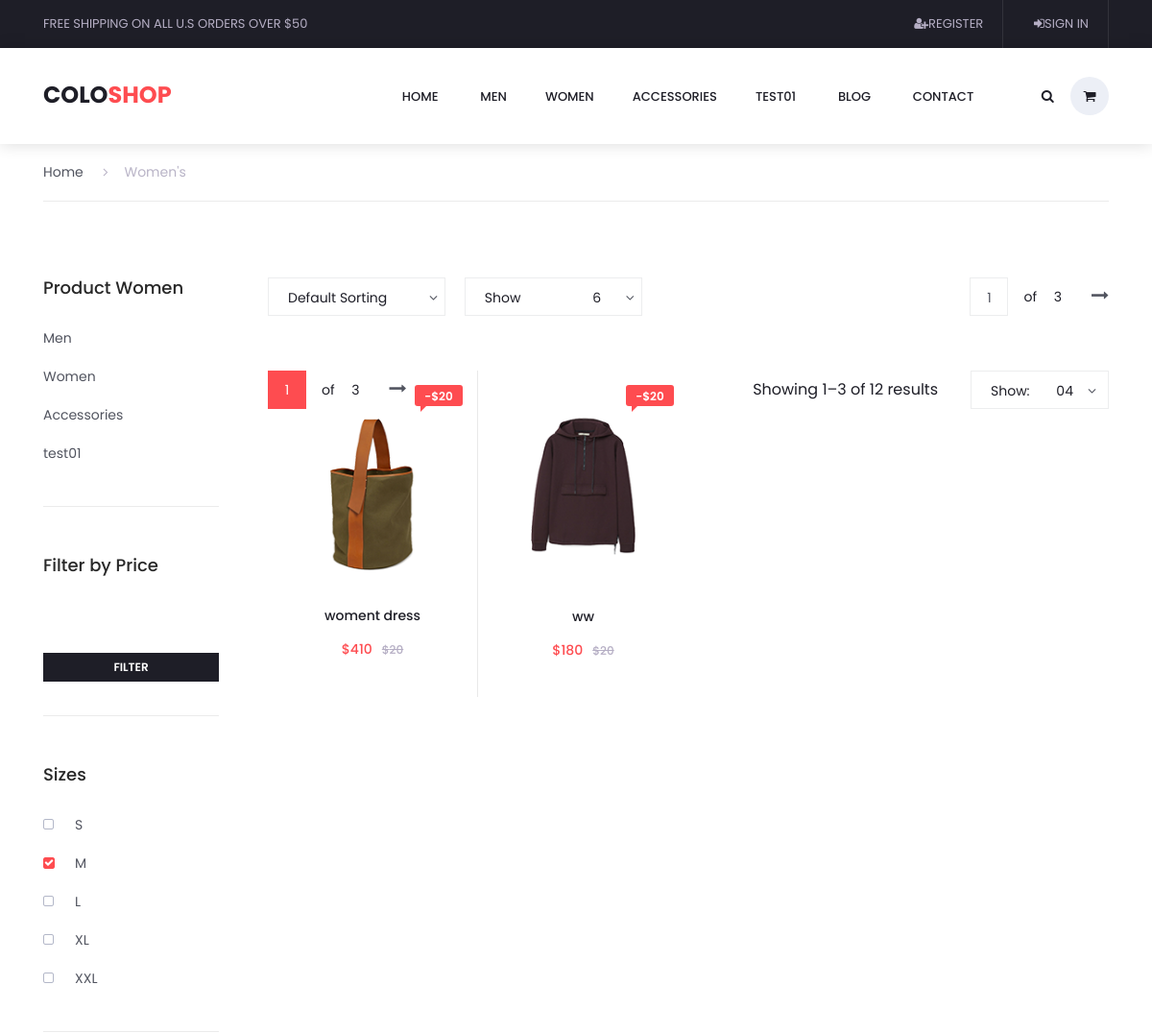
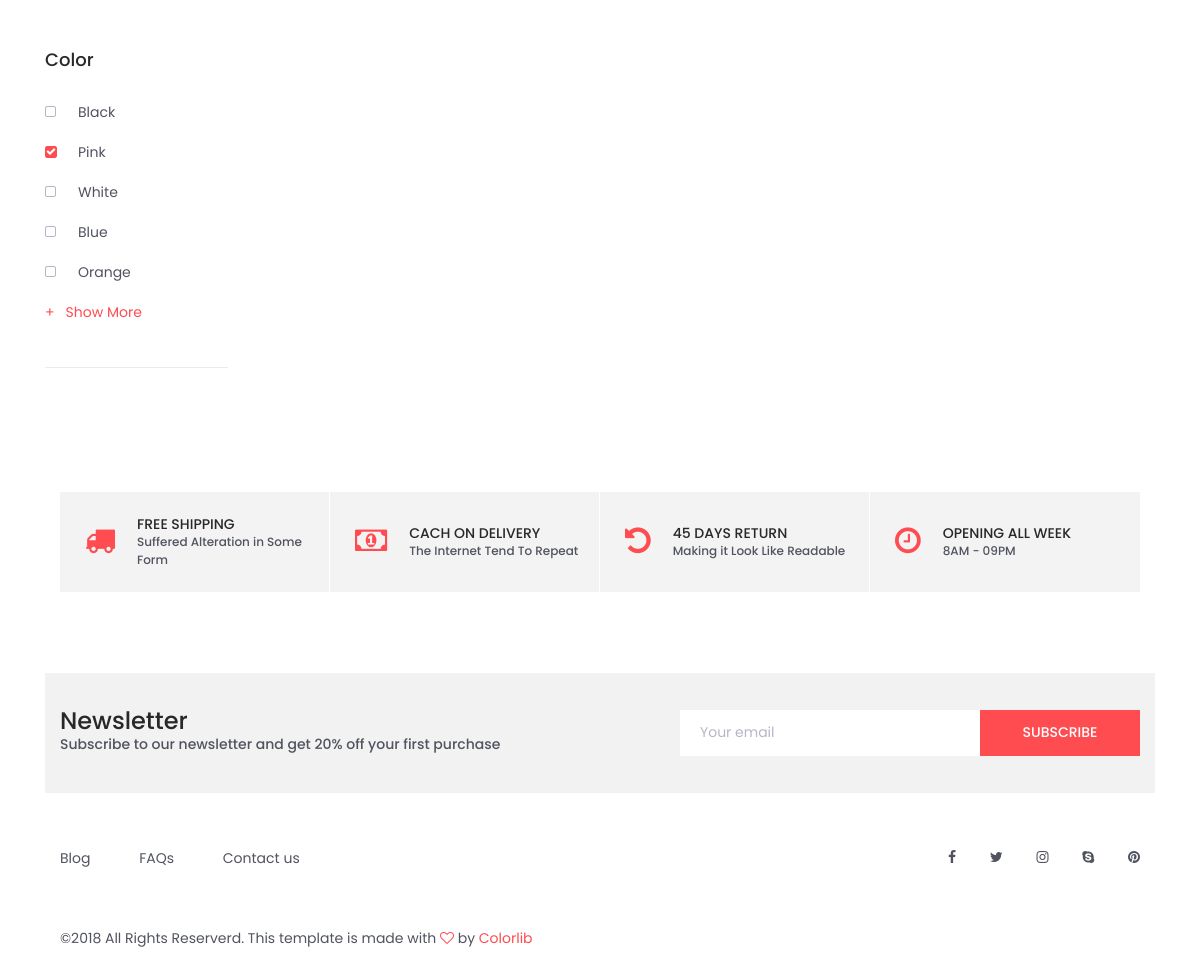
/controller/index.php?act=product&id_cat=2, run on the app's committed database (2 pictures, top to bottom).
### tables this page shows
CREATE TABLE `catalog` (
  `id` int(11) NOT NULL,
  `name` varchar(255) DEFAULT NULL,
  `slug` varchar(255) NOT NULL,
  `created_at` timestamp NULL DEFAULT NULL,
  `updated_at` timestamp NULL DEFAULT NULL
);

CREATE TABLE `product` (
  `id` int(11) NOT NULL,
  `name` varchar(255) DEFAULT NULL,
  `slug` varchar(50) DEFAULT NULL,
  `image` tinytext DEFAULT NULL,
  `img_thumb` varchar(255) DEFAULT NULL,
  `price_unit` float DEFAULT NULL,
  `price_pro` float DEFAULT NULL,
  `content` text DEFAULT NULL,
  `new` tinyint(1) NOT NULL DEFAULT 0,
  `id_parent` int(11) DEFAULT NULL,
  `created_at` timestamp NULL DEFAULT NULL,
  `updated_at` timestamp NULL DEFAULT NULL,
  `best_sell` tinyint(1) DEFAULT 0
);

### model/pdo.php (called while the page is built, shortened)
<?php
function pdo_get_connection(){
    $dburl = "mysql:host=localhost;dbname=dam;charset=utf8";
    $username = 'root';
    $password = '';
    $conn = new PDO($dburl, $username, $password);
    $conn->setAttribute(PDO::ATTR_ERRMODE, PDO::ERRMODE_EXCEPTION);
    return $conn;
}
function pdo_query($sql){
    $sql_args = array_slice(func_get_args(), 1);
    try{
        $conn = pdo_get_connection();
        $stmt = $conn->prepare($sql);
        $stmt->execute($sql_args);
        $rows = $stmt->fetchAll();
        return $rows;
    }
    catch(PDOException $e){
        throw $e;
    }
    finally{
        unset($conn);
    }
}
function pdo_query_one($sql){
    $sql_args = array_slice(func_get_args(), 1);
    try{
        $conn = pdo_get_connection();
        $stmt = $conn->prepare($sql);
        $stmt->execute($sql_args);
        $row = $stmt->fetch(PDO::FETCH_ASSOC);
        return $row;
    }
    catch(PDOException $e){
        throw $e;
    }
    finally{
        unset($conn);
    }
}
?>

### model/catalog.php (called while the page is built, shortened)
<?php
    require_once 'pdo.php';
    function loadcat(){
        $sql="select * from catalog ";
        return pdo_query($sql);
    }
?>

### model/type.php (called while the page is built)
<?php
require_once 'pdo.php';
function loai_select_by_id($id_cat){
    $sql = "SELECT * FROM Catalog WHERE id=?";
    return pdo_query_one($sql, $id_cat);
}
?>

### model/product.php (called while the page is built, shortened)
<?php
    function showpro_by_idcat($id_cat){
        $sql = "select * from product where id_parent='".$id_cat."' order by id desc";
        return pdo_query($sql);
    }
    function showallpro(){
        $sql= "select * from product order by id desc ";
        return pdo_query($sql);
    }
    function pro_bestsell(){
        $sql= "select * from product where best_sell='1' order by id desc ";
        return pdo_query($sql);
    }
?>

### view/product.php (the view, shortened to what this page needs)
<div class="container product_section_container">
		<div class="row">
			<div class="col product_section clearfix">
				<div class="breadcrumbs d-flex flex-row align-items-center">
					<ul>
						<li><a href="index.html">Home</a></li>
						<li class="active"><a href="index.php"><i class="fa fa-angle-right" aria-hidden="true"></i><?=$type['name']; ?>'s</a></li>
					</ul>
				</div>
				<div class="sidebar">
					<div class="sidebar_section">
						<div class="sidebar_title">
							<h5>Product <?= $type['name'];?></h5>
						</div>
						<ul class="sidebar_categories">
							<?php foreach ($cat as $cat) {
									$link = 'index.php?act=product&id_cat='.$cat['id'];
									echo '<li><a href="'.$link.'">'.$cat['name'].'</a></li>';
							} ?>
						</ul>
					</div>
					<div class="sidebar_section">
						<div class="sidebar_title">
							<h5>Filter by Price</h5>
						</div>
						<p>
							<input type="text" id="amount" readonly style="border:0; color:#f6931f; font-weight:bold;">
						</p>
						<div class="filter_button"><span>filter</span></div>
					</div>
					<div class="sidebar_section">
						<div class="sidebar_title">
							<h5>Sizes</h5>
						</div>
						<ul class="checkboxes">
							<li><i class="fa fa-square-o" aria-hidden="true"></i><span>S</span></li>
							<li class="active"><i class="fa fa-square" aria-hidden="true"></i><span>M</span></li>
							<li><i class="fa fa-square-o" aria-hidden="true"></i><span>L</span></li>
							<li><i class="fa fa-square-o" aria-hidden="true"></i><span>XL</span></li>
							<li><i class="fa fa-square-o" aria-hidden="true"></i><span>XXL</span></li>
						</ul>
					</div>
					<div class="sidebar_section">
						<div class="sidebar_title">
							<h5>Color</h5>
						</div>
						<ul class="checkboxes">
							<li><i class="fa fa-square-o" aria-hidden="true"></i><span>Black</span></li>
							<li class="active"><i class="fa fa-square" aria-hidden="true"></i><span>Pink</span></li>
							<li><i class="fa fa-square-o" aria-hidden="true"></i><span>White</span></li>
							<li><i class="fa fa-square-o" aria-hidden="true"></i><span>Blue</span></li>
							<li><i class="fa fa-square-o" aria-hidden="true"></i><span>Orange</span></li>
						</ul>
						<div class="show_more">
							<span><span>+</span>Show More</span>
						</div>
					</div>
				</div>
				<div class="main_content">
					<div class="products_iso">
						<div class="row">
							<div class="col">
								<div class="product_sorting_container product_sorting_container_top">
									<ul class="product_sorting">
										<li>
											<span class="type_sorting_text">Default Sorting</span>
											<i class="fa fa-angle-down"></i>
										</li>
										<li>
											<span>Show</span>
											<span class="num_sorting_text">6</span>
											<i class="fa fa-angle-down"></i>
										</li>
									</ul>
									<div class="pages d-flex flex-row align-items-center">
										<div class="page_current">
											<span>1</span>
										</div>
										<div class="page_total"><span>of</span> 3</div>
										<div id="next_page" class="page_next"><a href="#"><i class="fa fa-long-arrow-right" aria-hidden="true"></i></a></div>
									</div>
								</div>
								<div class="product-grid">
<?php
	              foreach ($listpro as $listpro)          {
							 echo'<div class="product-item men">
										<div class="product discount product_filter">
											<div class="product_image">
												<img src="../view/images/'.$listpro['image'].'" alt="">
											</div>
											<div class="favorite favorite_left"></div>
											<div class="product_bubble product_bubble_right product_bubble_red d-flex flex-column align-items-center"><span>-$20</span></div>
											<div class="product_info">
												<h6 class="product_name"><a href="index.php?act=single&id_pro='.$listpro['id'].'">'.$listpro['name'].'</a></h6>
												<div class="product_price">$'.$listpro['price_unit'].'<span>$'.$listpro['price_pro'].'</span></div>
											</div>
										</div>
										<div class="red_button add_to_cart_button"><a href="#">add to cart</a></div>
									</div>';
								}
?>
								<div class="product_sorting_container product_sorting_container_bottom clearfix">
									<ul class="product_sorting">
										<li>
											<span>Show:</span>
											<span class="num_sorting_text">04</span>
											<i class="fa fa-angle-down"></i>
										</li>
									</ul>
									<span class="showing_results">Showing 1–3 of 12 results</span>
									<div class="pages d-flex flex-row align-items-center">
										<div class="page_current">
											<span>1</span>
										</div>
										<div class="page_total"><span>of</span> 3</div>
										<div id="next_page_1" class="page_next"><a href="#"><i class="fa fa-long-arrow-right" aria-hidden="true"></i></a></div>
									</div>
								</div>
							</div>
						</div>
					</div>
				</div>
			</div>
		</div>
	</div>
	<div class="benefit">
		<div class="container">
			<div class="row benefit_row">
				<div class="col-lg-3 benefit_col">
					<div class="benefit_item d-flex flex-row align-items-center">
						<div class="benefit_icon"><i class="fa fa-truck" aria-hidden="true"></i></div>
						<div class="benefit_content">
							<h6>free shipping</h6>
							<p>Suffered Alteration in Some Form</p>
						</div>
					</div>
				</div>
				<div class="col-lg-3 benefit_col">
					<div class="benefit_item d-flex flex-row align-items-center">
						<div class="benefit_icon"><i class="fa fa-money" aria-hidden="true"></i></div>
						<div class="benefit_content">
							<h6>cach on delivery</h6>
							<p>The Internet Tend To Repeat</p>
						</div>
					</div>
				</div>
				<div class="col-lg-3 benefit_col">
					<div class="benefit_item d-flex flex-row align-items-center">
						<div class="benefit_icon"><i class="fa fa-undo" aria-hidden="true"></i></div>
						<div class="benefit_content">
							<h6>45 days return</h6>
							<p>Making it Look Like Readable</p>
						</div>
					</div>
				</div>
				<div class="col-lg-3 benefit_col">
					<div class="benefit_item d-flex flex-row align-items-center">
						<div class="benefit_icon"><i class="fa fa-clock-o" aria-hidden="true"></i></div>
						<div class="benefit_content">
							<h6>opening all week</h6>
							<p>8AM - 09PM</p>
						</div>
					</div>
				</div>
			</div>
		</div>
	</div>
	<div class="newsletter">
		<div class="container">
			<div class="row">
				<div class="col-lg-6">
					<div class="newsletter_text d-flex flex-column justify-content-center align-items-lg-start align-items-md-center text-center">
						<h4>Newsletter</h4>
						<p>Subscribe to our newsletter and get 20% off your first purchase</p>
					</div>
				</div>
				<div class="col-lg-6">
					<div class="newsletter_form d-flex flex-md-row flex-column flex-xs-column align-items-center justify-content-lg-end justify-content-center">
						<input id="newsletter_email" type="email" placeholder="Your email" required="required" data-error="Valid email is required.">
						<button id="newsletter_submit" type="submit" class="newsletter_submit_btn trans_300" value="Submit">subscribe</button>
					</div>
				</div>
			</div>
		</div>
	</div>

### view/header.php (shortened to what this page needs)
<!DOCTYPE html>
<html lang="en">
<head>
<link rel="stylesheet" type="text/css" href="../view/styles/bootstrap4/bootstrap.min.css">
<link href="../view/plugins/font-awesome-4.7.0/css/font-awesome.min.css" rel="stylesheet" type="text/css">
<link rel="stylesheet" type="text/css" href="../view/plugins/OwlCarousel2-2.2.1/owl.carousel.css">
<link rel="stylesheet" type="text/css" href="../view/plugins/OwlCarousel2-2.2.1/owl.theme.default.css">
<link rel="stylesheet" type="text/css" href="../view/plugins/OwlCarousel2-2.2.1/animate.css">
<link rel="stylesheet" type="text/css" href="../view/styles/main_styles.css">
<link rel="stylesheet" type="text/css" href="../view/styles/responsive.css">
<link rel="stylesheet" href="../view/plugins/themify-icons/themify-icons.css">
<link rel="stylesheet" type="text/css" href="../view/plugins/jquery-ui-1.12.1.custom/jquery-ui.css">
<link rel="stylesheet" type="text/css" href="../view/styles/contact_styles.css">
<link rel="stylesheet" type="text/css" href="../view/styles/contact_responsive.css">
<link rel="stylesheet" type="text/css" href="../view/styles/categories_styles.css">
<link rel="stylesheet" type="text/css" href="../view/styles/categories_responsive.css">
<link rel="stylesheet" type="text/css" href="../view/styles/single_styles.css">
<link rel="stylesheet" type="text/css" href="../view/styles/single_responsive.css">
<link rel="stylesheet" type="text/css" href="../view/styles/log.css">
</head>
<body>
<div class="super_container">
	<header class="header trans_300">
		<div class="top_nav">
			<div class="container">
				<div class="row">
					<div class="col-md-6">
						<div class="top_nav_left">free shipping on all u.s orders over $50</div>
					</div>
					<div class="col-md-6 text-right">
						<div class="top_nav_right">
							<ul class="top_nav_menu">
								<li class="currency"><a href="index.php?act=reg"><i class="fa fa-user-plus" ></i>Register</a></li>
								<?php
										if(isset($_SESSION['user'])){
											echo '<li class="currency"><a href="index.php?act=userinfo"><i class="" ></i>-'.$_SESSION['user'].'-</a></li>
												<li class="currency"><a href="index.php?act=logout"><i class="fa fa-sign-in" >Logout</i>
												</a></li>
											';
										}else{
											echo '<li class="currency"><a href="index.php?act=log"><i class="fa fa-sign-in" ></i>Sign In</a></li>';
										}
									?>
							</ul>
						</div>
					</div>
				</div>
			</div>
		</div>
		<div class="main_nav_container">
			<div class="container">
				<div class="row">
					<div class="col-lg-12 text-right">
						<div class="logo_container">
							<a href="#">colo<span>shop</span></a>
						</div>
						<nav class="navbar">
							<ul class="navbar_menu">
								<li><a href="index.php">home</a></li>
<?php
									foreach($cat as $cat){
										$link = 'index.php?act=product&id_cat='.$cat['id'];
										echo '<li><a href="'.$link.'">'.$cat['name'].'</a></li>';
}?>
								<li><a href="index.php?act=blog">blog</a></li>
								<li><a href="index.php?act=contact">contact</a></li>
							</ul>
							<ul class="navbar_user">
								<li><a href="#"><i class="fa fa-search" aria-hidden="true"></i></a></li>
								<li class="checkout">
									<a href="?act=add_cart">
										<i class="fa fa-shopping-cart" aria-hidden="true"></i>
									</a>
								</li>
							</ul>
						</nav>
					</div>
				</div>
			</div>
		</div>
	</header>
	<div class="fs_menu_overlay"></div>

### controller/index.php (shortened to what this page needs)
<?php
    include "../model/pdo.php";
    include "../model/type.php";
    include "../model/catalog.php";
    include "../model/product.php";
    $cat=loadcat();
    $bestsell=pro_bestsell();
    include "../view/header.php";
    $pro=showallpro();
    if(isset($_GET['act'])){
    $act=$_GET['act'];
    switch($act){
        case 'product':
            $id_cat=$_GET['id_cat'];
            $type=loai_select_by_id($id_cat);
            $listpro=showpro_by_idcat($id_cat);
            $cat=loadcat();
            include "../view/product.php";
        break;
    }
    }else{
        include "../view/home.php";
    }
    include "../view/footer.php";
?>

### view/footer.php (shortened to what this page needs)
<footer class="footer">
		<div class="container">
			<div class="row">
				<div class="col-lg-6">
					<div class="footer_nav_container d-flex flex-sm-row flex-column align-items-center justify-content-lg-start justify-content-center text-center">
						<ul class="footer_nav">
							<li><a href="#">Blog</a></li>
							<li><a href="#">FAQs</a></li>
							<li><a href="contact.html">Contact us</a></li>
						</ul>
					</div>
				</div>
				<div class="col-lg-6">
					<div class="footer_social d-flex flex-row align-items-center justify-content-lg-end justify-content-center">
						<ul>
							<li><a href="#"><i class="fa fa-facebook" aria-hidden="true"></i></a></li>
							<li><a href="#"><i class="fa fa-twitter" aria-hidden="true"></i></a></li>
							<li><a href="#"><i class="fa fa-instagram" aria-hidden="true"></i></a></li>
							<li><a href="#"><i class="fa fa-skype" aria-hidden="true"></i></a></li>
							<li><a href="#"><i class="fa fa-pinterest" aria-hidden="true"></i></a></li>
						</ul>
					</div>
				</div>
			</div>
			<div class="row">
				<div class="col-lg-12">
					<div class="footer_nav_container">
						<div class="cr">©2018 All Rights Reserverd. This template is made with <i class="fa fa-heart-o" aria-hidden="true"></i> by <a href="#">Colorlib</a></div>
					</div>
				</div>
			</div>
		</div>
	</footer>
</div>
</body>
</html>

### data on the page
catalog: name "MEN", name "Men"
catalog: name "WOMEN", name "Women"
catalog: name "ACCESSORIES", name "Accessories"
catalog: name "TEST01", name "test01"
product: image (picture), name "woment dress", price_unit "410", price_pro "20"
product: image (picture), name "ww", price_unit "180", price_pro "20"
